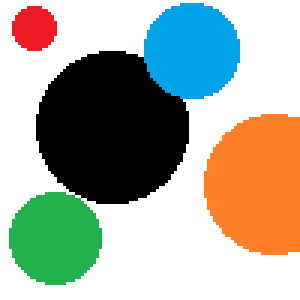
#> input picture c_04b_hough_transform/ex4/circles.bmp, 100 x 100 px (shown 3 times larger)
$ jupyter execute --allow-errors ex4_a.ipynb
#> lines starting #> are read from the running program, lines starting #| are printed output that depends on the picture; after the words box and inside, x2 and y2 are one past the last pixel; in counts of white or black regions, pixels touching at a corner belong together
# EX4: Circle Hough transform
In the ex. we will implement step by step circle hough transform.
Follow the code and fill in the missing parts

[cell 1]
# to run in google colab
import sys
if 'google.colab' in sys.modules:
    import subprocess
    subprocess.call('apt-get install subversion'.split())
    subprocess.call('svn export https://github.com/YoniChechik/AI_is_Math/trunk/c_04b_hough_transform/ex4/circles.bmp'.split())

[cell 2]
from matplotlib import pyplot as plt
import cv2
import numpy as np

figsize = (10, 10)

## Import an image

[cell 3]
im3 = cv2.imread("circles.bmp")
#> im3 is the input picture: shape (100, 100, 3); mean B, G, R 158.2, 171, 167
im3 = cv2.cvtColor(im3, cv2.COLOR_BGR2RGB)

im = cv2.cvtColor(im3, cv2.COLOR_BGR2GRAY)
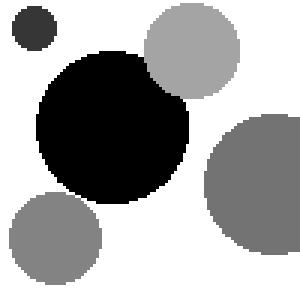
#> im: shape (100, 100) (shown 3 times larger); min 0, max 255, mean 166.7

plt.figure(figsize=figsize)
plt.imshow(im3, cmap='gray', vmin=0, vmax=255)
plt.title("original image")
plt.show()

## Find edges of an image using Canny

[cell 4]
# TODO: Canny edge detection of image
mag_im = []

plt.figure(figsize=figsize)
#> (the rest of this cell did not finish here and is left out)

## Initialize accumulation matrix

[cell 5]
# TODO: state parameters for accumulation matrix
# What parameters a circle accumulation matrix needs?
# Hint: **very similar to what we did in line Hough transform... take a reference from this code**
# If you need more clues, read the rest of the code.
# (6-8 lines- but all are similar to each other)
#
# Another hint- when building r vector- use this:
rmax = 25
#~~~FILL REST HERE~~~

# TODO: init accumulation matrix (one line)
# watch out of the order- which comes first? rows or cols?
acc_mat = []

## Fill accumulation matrix

#> (a cell that did not finish here is left out)

[cell 7]
plt.figure(figsize=figsize)
#> (the rest of this cell did not finish here and is left out)

## Threshold accumulation matrix

[cell 8]
TH = 25
#> (the rest of this cell did not finish here and is left out)

## Min distance
This is a new feature that deals with noise in the accumulation matrix.
1. Search in the neighborhood of each above TH bin for other above TH bins
2. compare the two and delete the less important one

#> (a cell that did not finish here is left out)

[cell 10]
plt.figure(figsize=figsize)
#> (the rest of this cell did not finish here and is left out)

## Plot circles found by hough

#> (a cell that did not finish here is left out)

## Comparison to cv2.HoughCircles

[cell 12]
res = im3.copy()

# explanation can ve found here:
# https://docs.opencv.org/3.4/d4/d70/tutorial_hough_circle.html
circles = cv2.HoughCircles(im, cv2.HOUGH_GRADIENT, 1,
                           10, param1=100, param2=8, minRadius=5, maxRadius=30)
#> circles = [[63.5, 16.5, 16], [37.5, 41.5, 25.6], [90.5, 60.5, 23.6], [19.5, 78.5, 15.8], [10.5, 9.5, 7]]

for xyr in circles[0, :]:
    # draw the outer circle
    res = cv2.circle(res, (xyr[0], xyr[1]), xyr[2], (0, 255, 0), 1)
#> this loop made 5 passes
#> pass 1, `res = cv2.circle(res, (xyr[0], xyr[1]), xyr[2], (0, 255, 0), 1)`:
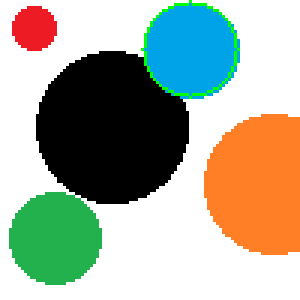
#> res: shape (100, 100, 3) (shown 3 times larger); mean R, G, B 166.6, 171.8, 156.2
#> pass 2, `res = cv2.circle(res, (xyr[0], xyr[1]), xyr[2], (0, 255, 0), 1)`:
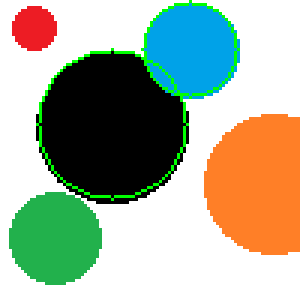
#> res: shape (100, 100, 3) (shown 3 times larger); 1.38% of pixels changed, all inside (x1, y1, x2, y2) = (12, 16, 63, 67)
#> pass 3, `res = cv2.circle(res, (xyr[0], xyr[1]), xyr[2], (0, 255, 0), 1)`:
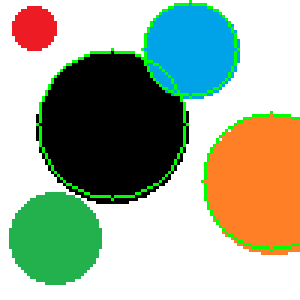
#> res: shape (100, 100, 3) (shown 3 times larger); 0.83% of pixels changed, all inside (x1, y1, x2, y2) = (67, 37, 100, 84)
#> after the loop:
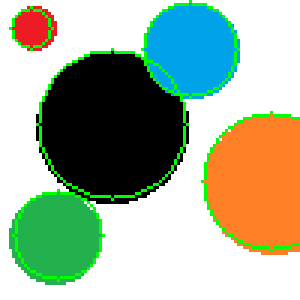
#> res: shape (100, 100, 3) (shown 3 times larger); 1.2% of pixels changed, all inside (x1, y1, x2, y2) = (3, 2, 35, 94)

plt.figure(figsize=figsize)
plt.imshow(res)
plt.title("final result- cv2.HoughCircles")
plt.show()
